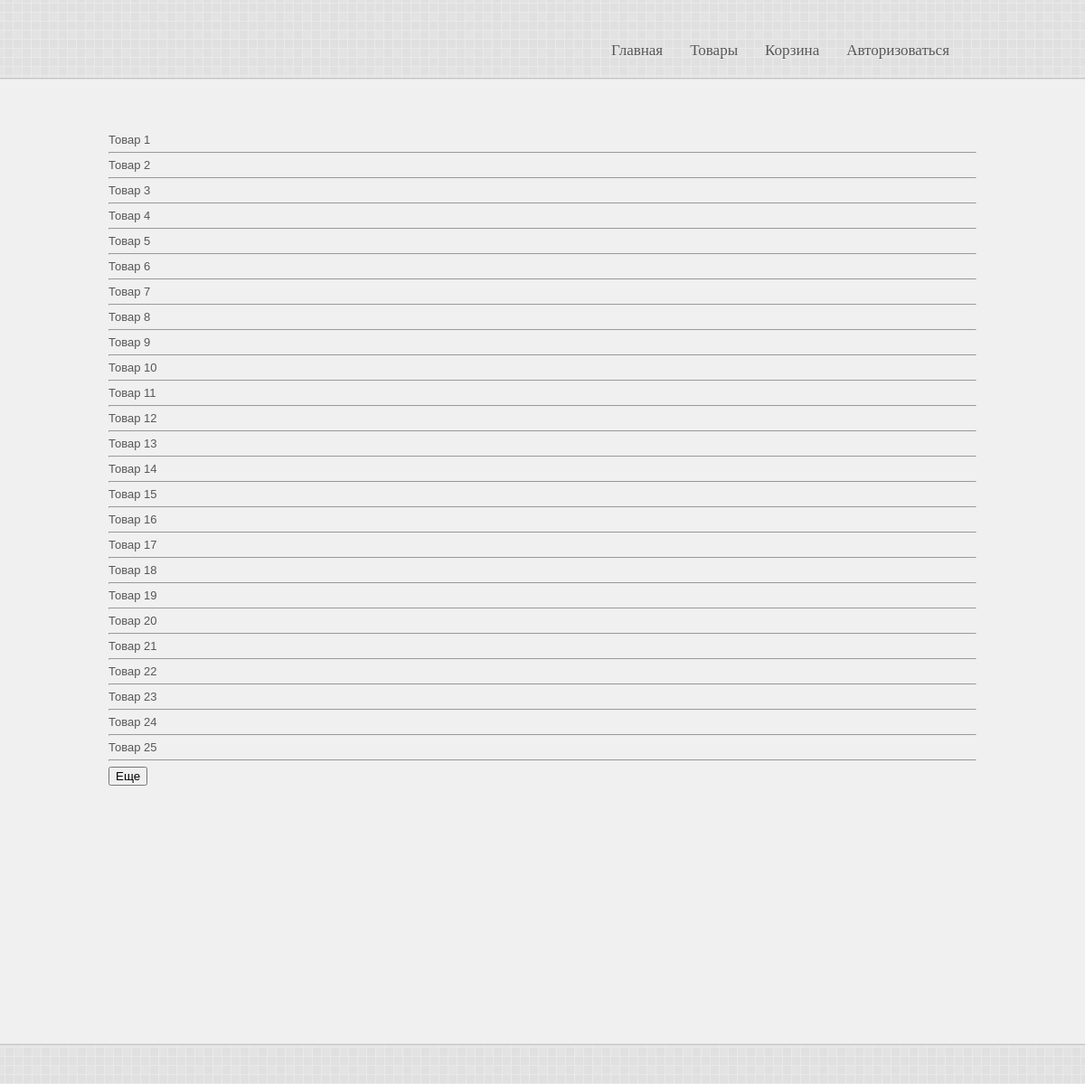
/public/index.php?page=goods, run on the app's committed database.
### tables this page shows
CREATE TABLE `goods` (
  `id` int(10) NOT NULL,
  `name` varchar(100) NOT NULL,
  `info` varchar(250) NOT NULL,
  `price` int(11) NOT NULL
);

### public/index.php (called while the page is built, shortened)
<?php
include('../main/route.php');

### main/config.php (called while the page is built, shortened)
<?php
function is_logged() {
  return !empty($_SESSION['login']);
}
function getMsg(){
    $msg = '';
    return  $msg;
}
function getTitle() {
  if (!empty($_SESSION['title'])) {
    $title = $_SESSION['title'];
  }
  return $title;
}
function template($param = '') {
    static $tmpl;
    if (empty($tmpl)){
        $tmpl = 'public.html';
    }
    return $tmpl;
}

### main/goods.php (the view, shortened to what this page needs)
<?
function index() {
  $goodsToShow = 25;
  $limitFrom = isset($_REQUEST['from']) ? $_REQUEST['from'] : 0;
  $qty = isset($_REQUEST['rows']) ? $_REQUEST['rows'] : $goodsToShow;
  $content = '';
  try {
    $db = new PDO(DSN, DB_USER, DB_PASS);
    $res = $db->query("SELECT * FROM goods LIMIT $limitFrom,$qty");
    while ($row = $res->fetch()) {
      $content .= <<<php
    <a href="?page=goods&func=one&id={$row['id']}">{$row['name']}</a><hr>
php;
    }
  } catch (PDOException $e) {
    die("Error: " . $e->getMessage());
  }
  $content .= <<<EOH
  <button class="add-more" onclick="getMoreGoods($goodsToShow)">Eще</button>
EOH;
  return $content;
}

### main/route.php (shortened to what this page needs)
<?php
include ('config.php');
$func  = ! empty($_GET['func'])  ? $_GET['func']   : 'index';
$dir = __DIR__ . '/';
$content = $func();
$title = getTitle();
$private = is_logged()
  ? $_SESSION['login']
  : 'Авторизоваться';
$orders = is_logged() ? 'Заказы' : '';
$template = file_get_contents($dir . 'tmpl/' . template() );
  $qtyGoods = empty($_SESSION['goods']) ? '' : getCartCountBadge(count($_SESSION['goods']));
	$newDate = [
        '{CONTENT}' => $content,
        '{___MSG_}' => getMsg(),
        '{__COUNT}' => $qtyGoods,
        '{__TITLE}' => $title,
        '{PRIVATE}' => $private,
        '{_ORDERS}' => $orders
    ];
  echo strtr($template, $newDate);

### public/style.css (style rules this page uses)
html, body, div, span, applet, object, iframe, h1, h2, h3, h4, h5, h6, p, blockquote, pre, a, abbr, acronym, address, big, cite, code, del, dfn, em, font, img, ins, kbd, q, s, samp, small, strike, strong, tt, var, b, u, i, center, dl, dt, dd, ol, ul, li, fieldset, form, label, legend, table, caption, tbody, tfoot, thead, tr, th, td { margin:0; padding:0; border:0; outline:0; font-size:100%; vertical-align:baseline; background:transparent }
body { line-height:1 }
ol, ul { list-style:none }
body { font-family:"Lucida Grande", "Lucida Sans Unicode", "Trebuchet MS", Helvetica, Arial, sans-serif; background-color: #f0f0f0; color: #565656; font-size: 13px; overflow-y: scroll; overflow-x: hidden; }
html, body { height: 100%; }
#container { min-height: 100%; height: auto !important; height: 100%; margin: 0 auto -145px; }
#footer-wrapper, .push { height: 145px; }
a { text-decoration: none; color: #565656; }
#header-wrapper { min-width: 960px; height: 88px; background: transparent url(style/images/header-bg.png) repeat-x center bottom; }
#header { width: 960px; height: 88px; margin: 0 auto; position: relative; z-index: 999; }
#page-top { padding-bottom: 70px; }
#menu-wrapper { float: right; position: absolute; bottom: 23px; right: 0; }
#footer-wrapper { height: 45px; padding-top:100px; }
#footer { min-width: 960px; height: 45px; background: transparent url(style/images/footer-bg.png) repeat-x top center; }
#footer-content { width: 960px; height: 45px; margin: 0 auto; position: relative; }
.ddsmoothmenu { font-family: 'MidoMedium'; font-size: 17px; z-index: 1000; position: relative; text-shadow: 0px 1px 0px #efefef; }
.ddsmoothmenu ul { margin: 0; padding: 0; list-style-type: none; }
.ddsmoothmenu ul li { position: relative; display: inline; float: left; clear: none; margin-left: 20px; padding-left: 10px; }
.ddsmoothmenu ul li a { display: block; text-decoration: none; position: relative; text-shadow: 0px 1px 0px #efefef; }
.ddsmoothmenu ul li a, .ddsmoothmenu ul li a:visited { color: #565656; }
#piecemaker-container { display:block; min-height:460px; overflow:hidden; margin: -10px auto 40px; width: 960px; }

### data on the page
goods: name "Товар 1"
goods: name "Товар 2"
goods: name "Товар 3"
goods: name "Товар 4"
goods: name "Товар 5"
goods: name "Товар 6"
goods: name "Товар 7"
goods: name "Товар 8"
goods: name "Товар 9"
goods: name "Товар 10"
goods: name "Товар 11"
goods: name "Товар 12"
goods: name "Товар 13"
goods: name "Товар 14"
goods: name "Товар 15"
goods: name "Товар 16"
goods: name "Товар 17"
goods: name "Товар 18"
goods: name "Товар 19"
goods: name "Товар 20"
goods: name "Товар 21"
goods: name "Товар 22"
goods: name "Товар 23"
goods: name "Товар 24"
goods: name "Товар 25"

### other printed values
strtr($template, $newDate) "Главная Товары Корзина Авторизоваться"
